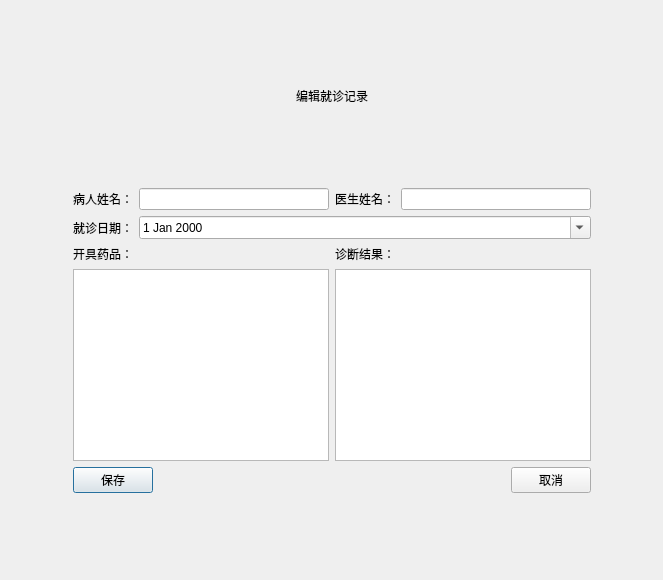
<?xml version="1.0" encoding="UTF-8"?>
<ui version="4.0">
 <class>TreatRecordEditView</class>
 <widget class="QDialog" name="TreatRecordEditView">
  <property name="geometry">
   <rect>
    <x>0</x>
    <y>0</y>
    <width>663</width>
    <height>580</height>
   </rect>
  </property>
  <property name="windowTitle">
   <string>社区医疗系统管理</string>
  </property>
  <layout class="QGridLayout" name="gridLayout">
   <item row="0" column="1">
    <spacer name="verticalSpacer">
     <property name="orientation">
      <enum>Qt::Orientation::Vertical</enum>
     </property>
     <property name="sizeHint" stdset="0">
      <size>
       <width>20</width>
       <height>52</height>
      </size>
     </property>
    </spacer>
   </item>
   <item row="1" column="1">
    <widget class="QLabel" name="label">
     <property name="text">
      <string>编辑就诊记录</string>
     </property>
     <property name="alignment">
      <set>Qt::AlignmentFlag::AlignCenter</set>
     </property>
    </widget>
   </item>
   <item row="2" column="1">
    <spacer name="verticalSpacer_3">
     <property name="orientation">
      <enum>Qt::Orientation::Vertical</enum>
     </property>
     <property name="sizeHint" stdset="0">
      <size>
       <width>20</width>
       <height>51</height>
      </size>
     </property>
    </spacer>
   </item>
   <item row="3" column="0">
    <spacer name="horizontalSpacer">
     <property name="orientation">
      <enum>Qt::Orientation::Horizontal</enum>
     </property>
     <property name="sizeHint" stdset="0">
      <size>
       <width>36</width>
       <height>20</height>
      </size>
     </property>
    </spacer>
   </item>
   <item row="3" column="1">
    <layout class="QVBoxLayout" name="verticalLayout_3">
     <item>
      <layout class="QHBoxLayout" name="horizontalLayout_4">
       <item>
        <layout class="QHBoxLayout" name="horizontalLayout">
         <item>
          <widget class="QLabel" name="label_2">
           <property name="text">
            <string>病人姓名：</string>
           </property>
          </widget>
         </item>
         <item>
          <widget class="QLineEdit" name="PatientName"/>
         </item>
        </layout>
       </item>
       <item>
        <layout class="QHBoxLayout" name="horizontalLayout_2">
         <item>
          <widget class="QLabel" name="label_3">
           <property name="text">
            <string>医生姓名：</string>
           </property>
          </widget>
         </item>
         <item>
          <widget class="QLineEdit" name="DoctorName"/>
         </item>
        </layout>
       </item>
      </layout>
     </item>
     <item>
      <layout class="QHBoxLayout" name="horizontalLayout_3">
       <item>
        <widget class="QLabel" name="label_4">
         <property name="sizePolicy">
          <sizepolicy hsizetype="Fixed" vsizetype="Preferred">
           <horstretch>0</horstretch>
           <verstretch>0</verstretch>
          </sizepolicy>
         </property>
         <property name="text">
          <string>就诊日期：</string>
         </property>
        </widget>
       </item>
       <item>
        <widget class="QDateEdit" name="TreatDate">
         <property name="calendarPopup">
          <bool>true</bool>
         </property>
        </widget>
       </item>
      </layout>
     </item>
     <item>
      <layout class="QHBoxLayout" name="horizontalLayout_7">
       <item>
        <layout class="QVBoxLayout" name="verticalLayout_2">
         <item>
          <widget class="QLabel" name="label_9">
           <property name="text">
            <string>开具药品：</string>
           </property>
          </widget>
         </item>
         <item>
          <widget class="QTextEdit" name="PrescribeDrug"/>
         </item>
        </layout>
       </item>
       <item>
        <layout class="QVBoxLayout" name="verticalLayout">
         <item>
          <widget class="QLabel" name="label_8">
           <property name="text">
            <string>诊断结果：</string>
           </property>
          </widget>
         </item>
         <item>
          <widget class="QTextEdit" name="TreatResult"/>
         </item>
        </layout>
       </item>
      </layout>
     </item>
     <item>
      <layout class="QHBoxLayout" name="horizontalLayout_5">
       <item>
        <widget class="QPushButton" name="btSaveTreatRecordMessage">
         <property name="text">
          <string>保存</string>
         </property>
        </widget>
       </item>
       <item>
        <spacer name="horizontalSpacer_3">
         <property name="orientation">
          <enum>Qt::Orientation::Horizontal</enum>
         </property>
         <property name="sizeHint" stdset="0">
          <size>
           <width>40</width>
           <height>20</height>
          </size>
         </property>
        </spacer>
       </item>
       <item>
        <widget class="QPushButton" name="btCancelTreatRecordMessage">
         <property name="text">
          <string>取消</string>
         </property>
        </widget>
       </item>
      </layout>
     </item>
    </layout>
   </item>
   <item row="3" column="2">
    <spacer name="horizontalSpacer_2">
     <property name="orientation">
      <enum>Qt::Orientation::Horizontal</enum>
     </property>
     <property name="sizeHint" stdset="0">
      <size>
       <width>36</width>
       <height>20</height>
      </size>
     </property>
    </spacer>
   </item>
   <item row="4" column="1">
    <spacer name="verticalSpacer_2">
     <property name="orientation">
      <enum>Qt::Orientation::Vertical</enum>
     </property>
     <property name="sizeHint" stdset="0">
      <size>
       <width>20</width>
       <height>52</height>
      </size>
     </property>
    </spacer>
   </item>
  </layout>
 </widget>
 <resources/>
 <connections/>
</ui>
